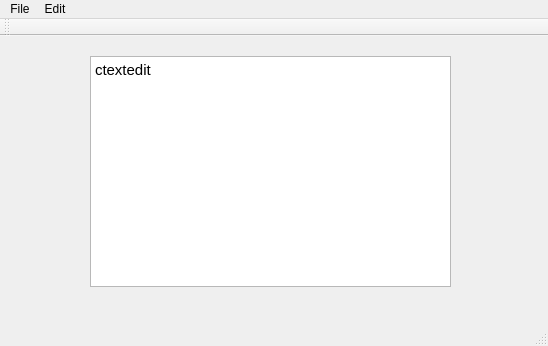
<?xml version="1.0" encoding="UTF-8"?>
<ui version="4.0">
 <class>MainWindow</class>
 <widget class="QMainWindow" name="MainWindow">
  <property name="geometry">
   <rect>
    <x>0</x>
    <y>0</y>
    <width>548</width>
    <height>346</height>
   </rect>
  </property>
  <property name="windowTitle">
   <string>MainWindow</string>
  </property>
  <widget class="QWidget" name="centralWidget">
   <widget class="CTextEdit" name="textEdit">
    <property name="geometry">
     <rect>
      <x>90</x>
      <y>20</y>
      <width>361</width>
      <height>231</height>
     </rect>
    </property>
    <property name="autoFillBackground">
     <bool>false</bool>
    </property>
    <property name="html">
     <string>&lt;!DOCTYPE HTML PUBLIC &quot;-//W3C//DTD HTML 4.0//EN&quot; &quot;http://www.w3.org/TR/REC-html40/strict.dtd&quot;&gt;
&lt;html&gt;&lt;head&gt;&lt;meta name=&quot;qrichtext&quot; content=&quot;1&quot; /&gt;&lt;style type=&quot;text/css&quot;&gt;
p, li { white-space: pre-wrap; }
&lt;/style&gt;&lt;/head&gt;&lt;body style=&quot; font-family:'Ubuntu'; font-size:11pt; font-weight:400; font-style:normal;&quot;&gt;
&lt;p style=&quot; margin-top:0px; margin-bottom:0px; margin-left:0px; margin-right:0px; -qt-block-indent:0; text-indent:0px;&quot;&gt;ctextedit&lt;/p&gt;&lt;/body&gt;&lt;/html&gt;</string>
    </property>
   </widget>
  </widget>
  <widget class="QMenuBar" name="menuBar">
   <property name="geometry">
    <rect>
     <x>0</x>
     <y>0</y>
     <width>548</width>
     <height>22</height>
    </rect>
   </property>
   <widget class="QMenu" name="menuCNote">
    <property name="autoFillBackground">
     <bool>true</bool>
    </property>
    <property name="title">
     <string>File</string>
    </property>
   </widget>
   <widget class="QMenu" name="menuEdit">
    <property name="title">
     <string>Edit</string>
    </property>
   </widget>
   <addaction name="menuCNote"/>
   <addaction name="menuEdit"/>
  </widget>
  <widget class="QToolBar" name="mainToolBar">
   <attribute name="toolBarArea">
    <enum>TopToolBarArea</enum>
   </attribute>
   <attribute name="toolBarBreak">
    <bool>false</bool>
   </attribute>
  </widget>
  <widget class="QStatusBar" name="statusBar"/>
 </widget>
 <layoutdefault spacing="6" margin="11"/>
 <customwidgets>
  <customwidget>
   <class>CTextEdit</class>
   <extends>QTextEdit</extends>
   <header location="global">ctextedit.h</header>
  </customwidget>
 </customwidgets>
 <resources/>
 <connections/>
</ui>
